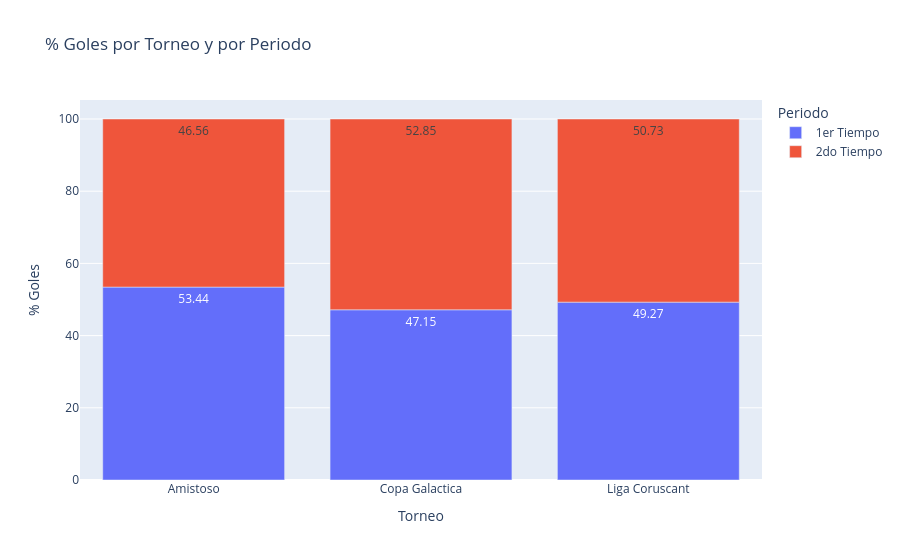

This figure's notebook cell:
### Markdown cell above
**17)** Make a bar graph showing the percentage of goals scored in the 1st half vs. the 2nd half, broken down by tournament. Is there a difference between tournaments?

### Code cell
# uso goals (7) 
porc_goles = goals.groupby(['tournament', 'period'])['goal_scorer_id'].count().reset_index(name='cant_goles')

porc_goles['total_goles'] = porc_goles.groupby('tournament')['cant_goles'].transform('sum')

porc_goles['porcentaje_goles'] = ((porc_goles['cant_goles'] / porc_goles['total_goles']) * 100).round(2)

px.bar(porc_goles, 
       x='tournament', 
       y='porcentaje_goles', 
       title='% Goles por Torneo y por Periodo',
       text='porcentaje_goles',
       color = 'period',
       labels={'tournament': 'Torneo', 'porcentaje_goles': '% Goles', 'period': 'Periodo'}
      )

### Figure 1 — Plotly figure (JSON) as saved in the notebook; plotly's stock layout.template omitted (floating-point values rounded to 4 significant figures)
{"data": [{"hovertemplate": "Periodo=1er Tiempo<br>Torneo=%{x}<br>% Goles=%{text}<extra></extra>", "legendgroup": "1er Tiempo", "marker": {"color": "#636efa", "pattern": {"shape": ""}}, "name": "1er Tiempo", "orientation": "v", "showlegend": true, "text": [53.44, 47.15, 49.27], "textposition": "auto", "type": "bar", "x": ["Amistoso", "Copa Galactica", "Liga Coruscant"], "xaxis": "x", "y": [53.44, 47.15, 49.27], "yaxis": "y"}, {"hovertemplate": "Periodo=2do Tiempo<br>Torneo=%{x}<br>% Goles=%{text}<extra></extra>", "legendgroup": "2do Tiempo", "marker": {"color": "#EF553B", "pattern": {"shape": ""}}, "name": "2do Tiempo", "orientation": "v", "showlegend": true, "text": [46.56, 52.85, 50.73], "textposition": "auto", "type": "bar", "x": ["Amistoso", "Copa Galactica", "Liga Coruscant"], "xaxis": "x", "y": [46.56, 52.85, 50.73], "yaxis": "y"}], "layout": {"barmode": "relative", "legend": {"title": {"text": "Periodo"}, "tracegroupgap": 0}, "title": {"text": "% Goles por Torneo y por Periodo"}, "xaxis": {"anchor": "y", "domain": [0, 1], "title": {"text": "Torneo"}}, "yaxis": {"anchor": "x", "domain": [0, 1], "title": {"text": "% Goles"}}}}
